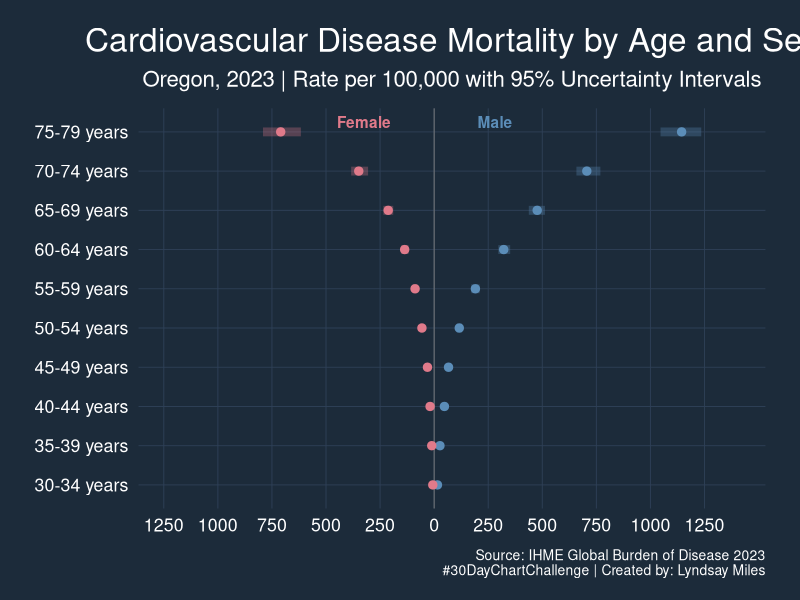
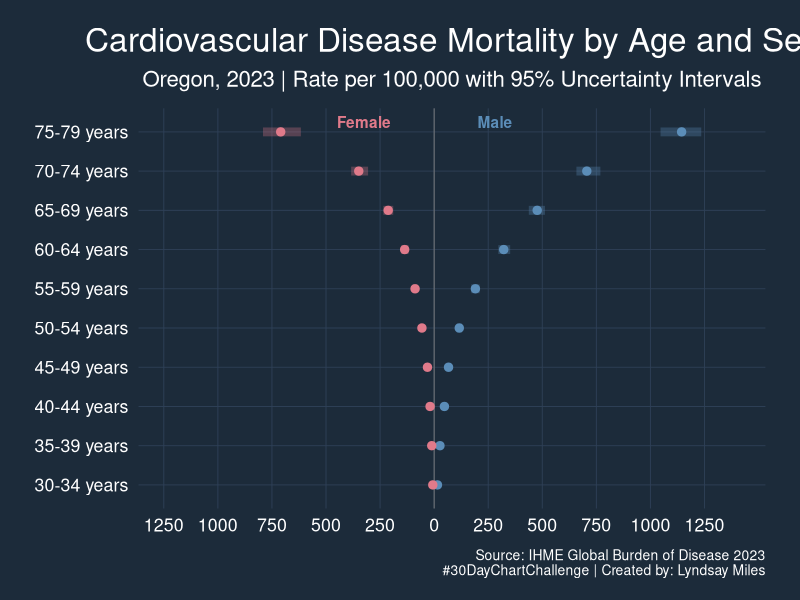

Write R code to recreate these figures, in order.
## ---- chunk 1
knitr::opts_chunk$set(echo = TRUE)
## ---- chunk 2
library(tidyverse)
## ---- chunk 3
cvd_deaths <- read_csv("data/IHME-GBD_2023_DATA_cvdeaths_2023_OR.csv")

## ---- chunk 4
View(cvd_deaths)
## ---- chunk 5
df <- cvd_deaths %>% 
  filter(metric_name == "Rate", 
         cause_name == "Cardiovascular diseases",
         !age_name %in% c("50-69 years", "50-74 years", "80+ years")) %>%
  select(sex_name, age_name, metric_name, val, upper, lower) %>%
  #for diverging plot
  mutate(
    val_plot = ifelse(sex_name == "Female", -val, val),
    upper_plot = ifelse(sex_name == "Female", -lower, upper),
    lower_plot = ifelse(sex_name == "Female", -upper, lower),
    age_name   = factor(age_name, levels = c(
      "30-34 years", "35-39 years", "40-44 years", "45-49 years",
      "50-54 years", "55-59 years", "60-64 years", "65-69 years",
      "70-74 years", "75-79 years")))
## ---- chunk 6
# Plot
p <- ggplot(df, aes(x = val_plot, y = age_name, color = sex_name)) +
  geom_vline(xintercept = 0, color = "gray50", linewidth = 0.3) +
  geom_errorbarh(aes(xmin = lower_plot, xmax = upper_plot),
               height = 0, linewidth = 3, alpha = 0.3)+
  geom_point(size = 2.5) +
  scale_x_continuous(
  labels = function(x) abs(x),
  breaks = c(-1250, -1000, -750, -500, -250, 0, 250, 500, 750, 1000, 1250),
  limits = c(-1235, 1400),
  expand = expansion(mult = 0.05)
)+
  scale_color_manual(values = c("Female" = "#E07A8A", "Male" = "#5B8DB8")) +
  labs(
    title = "Cardiovascular Disease Mortality by Age and Sex",
    subtitle = "Oregon, 2023 | Rate per 100,000 with 95% Uncertainty Intervals",
    x = NULL,
    y = NULL,
    color = NULL,
    caption = "Source: IHME Global Burden of Disease 2023\n#30DayChartChallenge | Created by: Lyndsay Miles"
  ) +
  annotate("text", x = -200, y = 10.25, label = "Female", 
           color = "#E07A8A", fontface = "bold", hjust = 1) +
  annotate("text", x = 200, y = 10.25, label = "Male", 
           color = "#5B8DB8", fontface = "bold", hjust = 0) +
  theme_minimal(base_size = 16)+
    theme(
      legend.position = "none",
      axis.text   = element_text(colour = "white"),
      axis.title.y = element_text(colour = "white", angle = 90, size = 9),
      plot.background   = element_rect(fill = "#1C2B3A", colour = NA),
      panel.background  = element_rect(fill = "#1C2B3A", colour = NA),
      plot.title = element_text(color = "white",
        size = 24, hjust = 0.5,margin = margin(b = 8)),
      plot.subtitle     = element_text(color = "white", size = 16,
                                     hjust = 0.5, margin = margin(b = 12)),
    plot.caption      = element_text(colour = "white", size = 10,
                                     hjust = 1, margin = margin(t = 10)),
    plot.margin       = margin(20, 25, 15, 25),
    panel.grid.major = element_line(colour = "#2E4057", linewidth = 0.3),
    panel.grid.minor = element_blank(),
    coord_cartesian(xlim = c(-1000, 1400), clip = "off")
  )

ggsave("img/cc_2026_day30.png", p, width = 12, height = 6.27, dpi = 300)
p  
